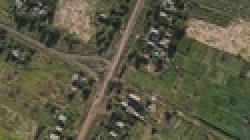
#> input picture coverage/convergence_visualization/simulations/backgrounds/background1.jpg, 125 x 70 px, shrunk from 600 x 337 before the run (shown 2 times larger)
$ python main.py
#> lines starting #> are read from the running program, lines starting #| are printed output that depends on the picture
### coverage/convergence_visualization/simulations/background1_sim.py
from matplotlib.animation import FuncAnimation, PillowWriter
from scipy.spatial import Voronoi
import os
import numpy as np
import random
from src.entities import Quadcopter, PointOfInterest, AreaOfInterest
from src.voronoi_utils import clipped_voronoi_polygons_2d
from src.planner import assign_voronoi_targets
from src.visualization import *

def generate_random_position(bounds):
    return np.random.uniform(0, bounds[0]), np.random.uniform(0, bounds[1])

def run(bounds=(160, 90), num_steps=200, seed=1):
    # Set random seed for reproducibility
    np.random.seed(seed)
    random.seed(seed)

    # Create results directory
    results_dir = "results/back1_sim"
    os.makedirs(results_dir, exist_ok=True)


    # Define the values of the simulation
    num_drones = 4
    num_fw = 0
    num_pois = 10
    num_aois = np.random.randint(0, 2)     # random number of AOIs with generic convex shapes

    poi_range = (1, 10)
    aoi_range = (1, 3)

    # Initialize drones, POIs, and AOIs
    def random_point():
        return (random.uniform(0, bounds[0]), random.uniform(0, bounds[1]))

    drones = [Quadcopter(random_point()) for _ in range(num_drones)]
    points = [  PointOfInterest((1, 75), weight=10, moving=True, speed=60/200, direction=-np.pi/6),
                PointOfInterest((54, 4), weight=4, moving=True, speed=0.6, direction=1.08083),
                PointOfInterest((50, 1), weight=6, moving=True, speed=0.2, direction=1.08083),
                PointOfInterest((75, 74), weight=10),
                PointOfInterest((85, 27), weight=9),
    ]

    # Add a group of lower prio targets
    center_coord = (150, 50)
    sigma = 5
    num_pois = 10

    def gaus_point(center, sigma):
        x = np.random.normal(center[0], sigma)
        y = np.random.normal(center[1], sigma)
        return (x, y)
    points += [PointOfInterest(gaus_point(center_coord, sigma), weight=2) for _ in range(int(num_pois/2-1))]

    # add some more random points to the fig
    pois = points + [PointOfInterest(random_point(), random.uniform(*poi_range)) for _ in range(int(num_pois/2-1))]

    aois = [AreaOfInterest([(10, 80), (38, 69), (40, 72), (36,76), (38, 90), (19, 90)], weight=2.0),
            AreaOfInterest([(42, 30), (60, 30), (60, 44), (48, 44)], weight=2.0),
    ]

    background_image_path = "simulations/backgrounds/background1.jpg"
    back_img = plt.imread(os.path.join(os.getcwd(), background_image_path))
#> back_img is the input picture: shape (70, 125, 3); mean R, G, B 90.1, 88.8, 67.4
    back_img = None

    # Draw initial configuration
    draw_static(drones, pois, aois, bounds, os.path.join(results_dir, "initial.png"), background_image=back_img)

    # Set up the figure for animation
    animate_simulation(drones, pois, aois, bounds,results_dir,  num_steps=num_steps, seed=seed,background_image=back_img)

    # Draw final configuration
    draw_static(drones, pois, aois, bounds, os.path.join(results_dir, "final.png"), background_image=back_img)

    # Draw priority surface
    draw_priority_surface(drones, pois, aois, bounds, os.path.join(results_dir, "priority_surface.png"))
    draw_priority_surface(drones, pois, aois, bounds, os.path.join(results_dir, "priority_surface.png"), animate_rotation=True)


# [2 lines that do not run on import are left out]

### coverage/convergence_visualization/src/visualization.py
import matplotlib.pyplot as plt
import matplotlib.lines as mlines
from matplotlib.collections import PatchCollection
from matplotlib.patches import Polygon as MplPolygon
from matplotlib import cm
from matplotlib.colors import Normalize
try:
    from convergence_visualization.src.entities import *
    from convergence_visualization.src.voronoi_utils import clipped_voronoi_polygons_2d
    from convergence_visualization.src.planner import assign_voronoi_targets
    from convergence_visualization.src.entities import Quadcopter, PointOfInterest, AreaOfInterest
    from convergence_visualization.src.voronoi_utils import clipped_voronoi_polygons_2d
    from convergence_visualization.src.planner import assign_voronoi_targets
except ImportError:
    from src.entities import *
    from src.voronoi_utils import clipped_voronoi_polygons_2d
    from src.planner import assign_voronoi_targets
    from src.entities import Quadcopter, PointOfInterest, AreaOfInterest
    from src.voronoi_utils import clipped_voronoi_polygons_2d
    from src.planner import assign_voronoi_targets

import random
import os, io
import numpy as np

from scipy.spatial import Voronoi
from shapely.geometry import Point
from matplotlib.animation import FuncAnimation, PillowWriter, FFMpegWriter
from matplotlib.collections import PatchCollection
from matplotlib.patches import Polygon as MplPolygon
from matplotlib import cm
from matplotlib.colors import Normalize
from shapely.geometry import LineString

# --- helper functions ---

# [239 lines left out: functions create_rectangle_marker, create_legend, draw_scene, draw_static, draw_priority_surface, not called in this run]

    # Add arrows for moving POIs
    for poi in pois:
        if poi.moving:
            arrow_length = 5.0 * poi.speed  # Arrow length proportional to speed
            dx = arrow_length * np.cos(poi.direction)
            dy = arrow_length * np.sin(poi.direction)
            ax.arrow(
                poi.position[0], poi.position[1], dx, dy,
                head_width=2.0, head_length=2.0, fc='blue', ec='blue', zorder=3
            )
            # Annotate speed near the arrow
            ax.text(
                poi.position[0] + dx / 2, poi.position[1] + dy / 2,
                f"{poi.speed:.1f}", color='blue', fontsize=8, ha='center', zorder=3
            )

    ax.set_title("Static Configuration of Drones, POIs, and AOIs")
    create_legend(ax)
    plt.tight_layout()

    if streamlit_display:
        import streamlit as st
        st.pyplot(fig)
    else:
        plt.savefig(filename, dpi=300)
        plt.close()

def draw_priority_surface(drones, pois, aois, bounds, filename, grid_res=100, sigma=None, animate_rotation=False):
    """
    Draw a 3D surface of POI priority weights as Gaussian blobs,
    overlaid on the 2D map at z=0. Optionally animate the rotation.
    """
    if sigma is None:
        sigma = min(bounds) / 10.0

    # Create grid
    x = np.linspace(0, bounds[0], grid_res)
    y = np.linspace(0, bounds[1], grid_res)
    X, Y = np.meshgrid(x, y)
    Z = np.zeros_like(X)

    # Accumulate Gaussian contributions
    for poi in pois:
        xi, yi = poi.position
        w = poi.weight
        Z += w * np.exp(-((X - xi) ** 2 + (Y - yi) ** 2) / (2 * sigma ** 2))

    # Include area contributions via their centroids
    for area in aois:
        xi, yi = area.polygon.centroid.coords[0]
        w = area.weight
        Z += w * np.exp(-((X - xi) ** 2 + (Y - yi) ** 2) / (2 * sigma ** 2))

    # Create 3D figure
    fig = plt.figure(figsize=(16, 9))
    ax = fig.add_subplot(111, projection='3d')

    # Voronoi regions
    for drone in drones:
        if drone.region_polygon is not None:
            coords = np.array(drone.region_polygon.exterior.coords)
            ax.plot(coords[:, 0], coords[:, 1], zs=0, zdir='z',
                    color='blue', alpha=0.3)

    # Drones as black 'x'
    for drone in drones:
        ax.scatter(drone.position[0], drone.position[1], 0,
                   marker='x', color='black', s=50)

    # POIs colored by weight
    norm_poi = Normalize(vmin=1, vmax=10)
    cmap_poi = cm.Reds
    for poi in pois:
        color = cmap_poi(norm_poi(poi.weight))
        ax.scatter(poi.position[0], poi.position[1], 0,
                   color=color, s=30)

    # Draw areas of interest outlines
    for area in aois:
        coords = np.array(area.polygon.exterior.coords)
        ax.plot(coords[:, 0], coords[:, 1], color='magenta', linestyle='--', linewidth=1)

    # Plot the 3D surface
    surf = ax.plot_surface(X, Y, Z,
                           cmap='viridis', edgecolor='none', alpha=0.7)

    # Labels and colorbar
    ax.set_xlabel("X (meters)")
    ax.set_ylabel("Y (meters)")
    ax.set_zlabel("Priority Intensity")
    ax.set_box_aspect((1, 1, 0.5))  # X=Y, Z=0.5 ratio
    fig.colorbar(surf, ax=ax, shrink=0.5, aspect=10, label="Weighted Intensity")

    # Rotate the 3D plot if animation is enabled
    if animate_rotation:
        def update(frame):
            ax.view_init(elev=30, azim=frame)

        # Create the animation
        anim = FuncAnimation(fig, update, frames=np.arange(0, 360, 2), interval=50)
        anim.save(filename.replace(".png", ".gif"), dpi=80, writer=PillowWriter(fps=20))
        plt.close()
    else:
        plt.tight_layout()
        plt.savefig(filename, dpi=300)
        plt.close()


# --- Animation ---
from matplotlib.animation import FuncAnimation, PillowWriter

# [58 lines left out: function animate_simulation, not called in this run]

### convergence-visualisation/src/voronoi_utils.py
import numpy as np
from scipy.spatial import Voronoi, QhullError
from shapely.geometry import box, Point, LineString
from shapely.ops import split

#import points
import matplotlib.pyplot as plt

# [36 lines left out: functions clipped_voronoi_polygons_2d, plot_voronoi_polygons, not called in this run]

### coverage/convergence_visualization/src/planner.py
import numpy as np
from scipy.optimize import linear_sum_assignment
from shapely.geometry import Point

# [39 lines left out: functions assignment_cost, compute_assignments, assign_voronoi_targets, not called in this run]

### coverage/convergence_visualization/src/entities.py
import numpy as np
import uuid

class Drone:
    # [9 lines left out: function __init__, not called in this run]

    def set_death_prob(self, prob):
        self.death_prob = prob
        return self


class Quadcopter(Drone):
    def __init__(self, position):
        super().__init__(position)

    # [5 lines left out: function move_towards, not called in this run]

class FixedWing(Drone):
    def __init__(self, position, heading):
        super().__init__(position)
        self.heading = heading

class PointOfInterest:
    # [26 lines left out: functions __init__, move, not called in this run]

    def __str__(self):
        return f"POI(id={self.id}, position={self.position.tolist()}, weight={self.weight}, moving={self.moving})"
    def __repr__(self):
        return f"POI(id={self.id}, position={self.position.tolist()}, weight={self.weight}, moving={self.moving})"

class AreaOfInterest:
    # [5 lines left out: function __init__, not called in this run]

### coverage/convergence_visualization/main.py
from simulations import basic_sim, area_sim, weights_sim, dead_sim, moving_sim
from simulations import background1_sim, background2_sim

if __name__ == '__main__':
    # [5 lines of commented-out code are left out]
    background1_sim.run(seed=1)
#> in animate_simulation, `anim.save(gif_path, dpi=80, writer=PillowWriter(fps=15))`:
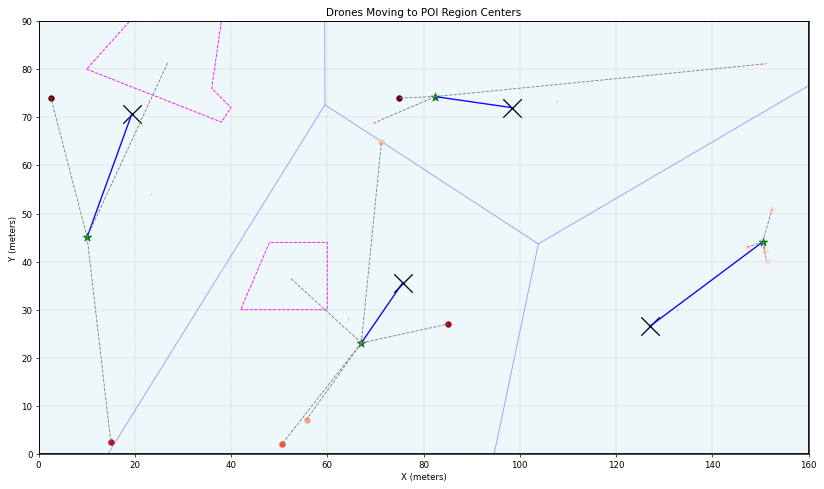
#> figure drawn by matplotlib, 1 panel
#> in animate_simulation, `anim.save(gif_path, dpi=80, writer=PillowWriter(fps=15))`:
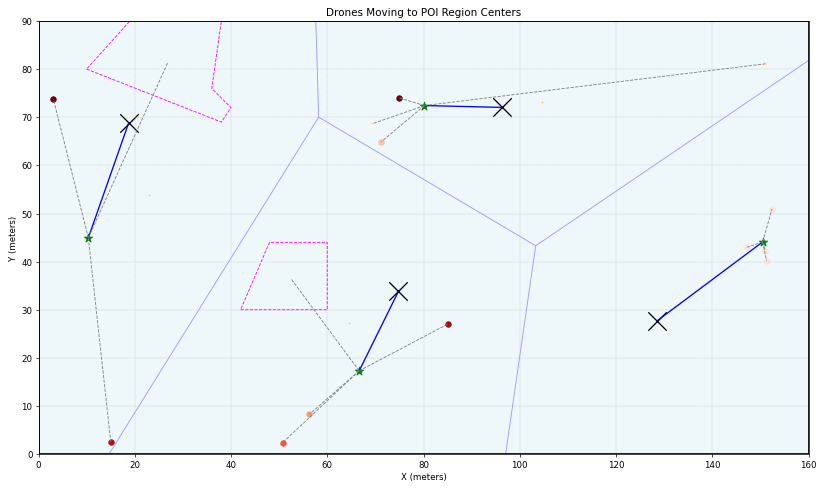
#> figure drawn by matplotlib, 1 panel
#> in animate_simulation, `anim.save(gif_path, dpi=80, writer=PillowWriter(fps=15))`:
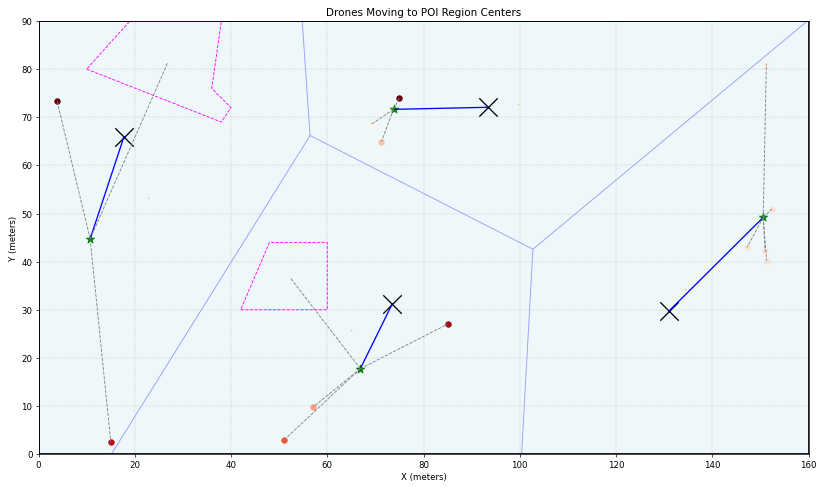
#> figure drawn by matplotlib, 1 panel
#> in animate_simulation, `anim.save(gif_path, dpi=80, writer=PillowWriter(fps=15))`:
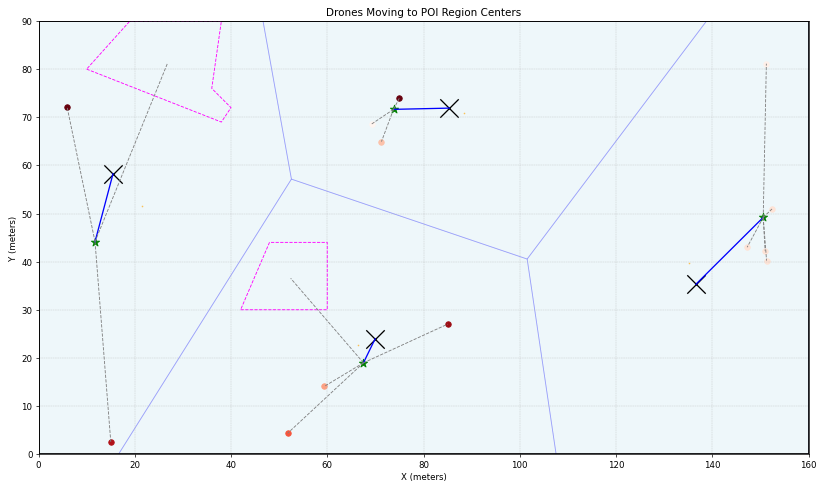
#> figure drawn by matplotlib, 1 panel
#> in animate_simulation, `anim.save(gif_path, dpi=80, writer=PillowWriter(fps=15))`:
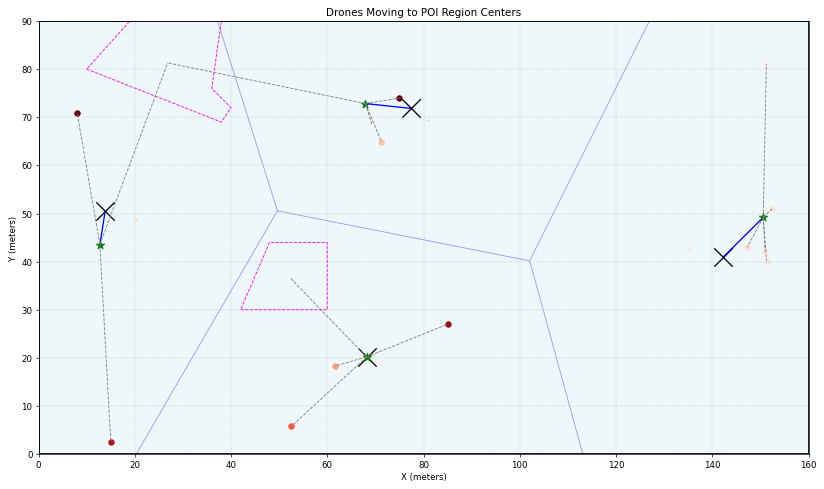
#> figure drawn by matplotlib, 1 panel
#> in animate_simulation, `anim.save(gif_path, dpi=80, writer=PillowWriter(fps=15))`:
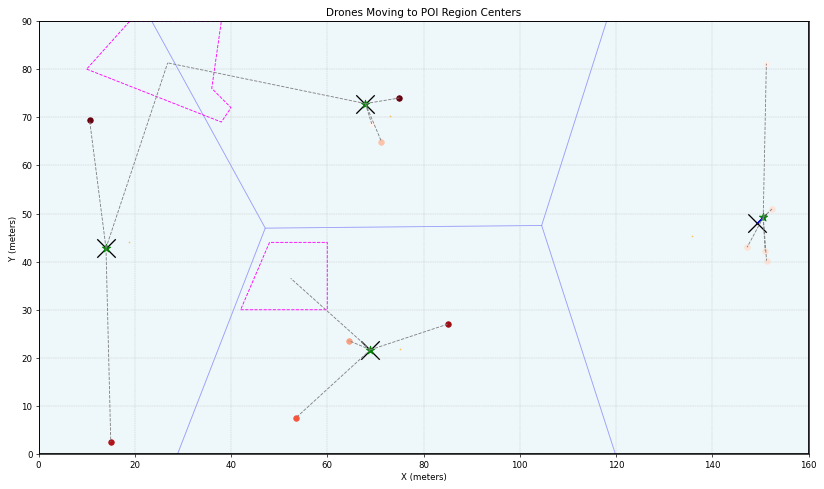
#> figure drawn by matplotlib, 1 panel
#> in animate_simulation, `anim.save(gif_path, dpi=80, writer=PillowWriter(fps=15))`:
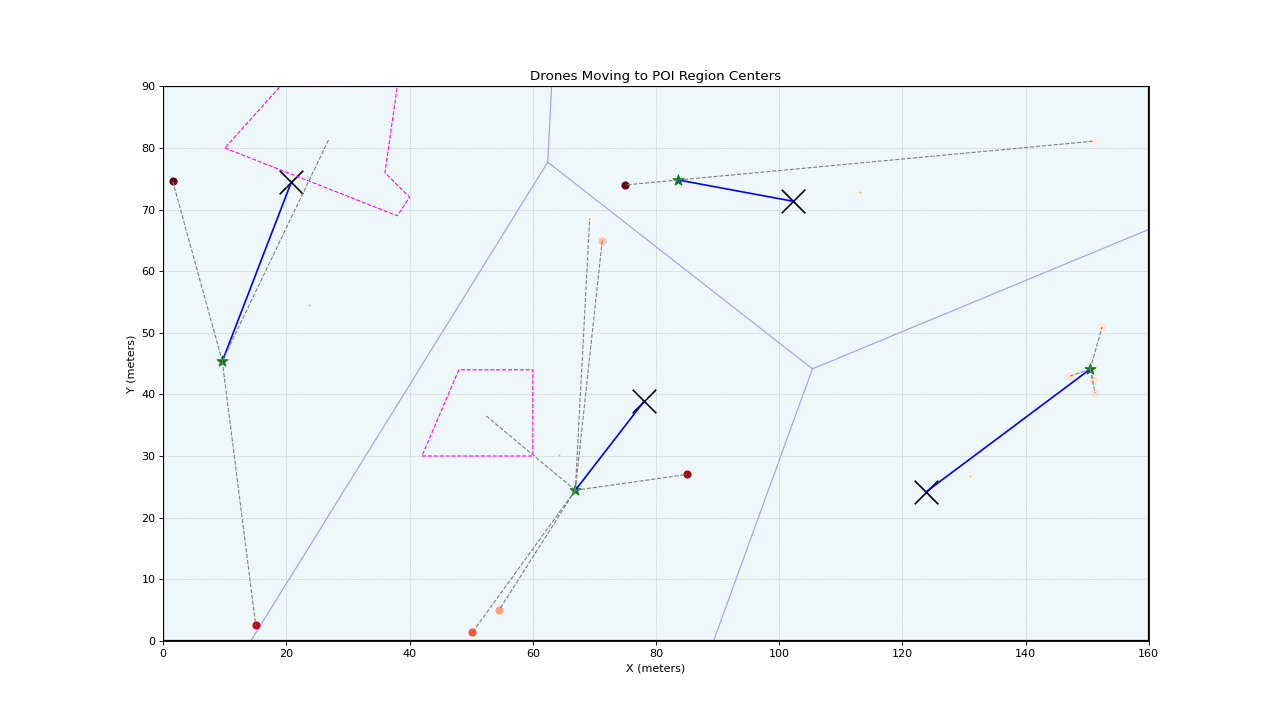
#> saved as simulation.gif: PIL image 1280x720 RGBA; mean R, G, B, A 242.2, 247.2, 249.5, 255
#> (the run stopped early here; a loop or call above may not have finished)
